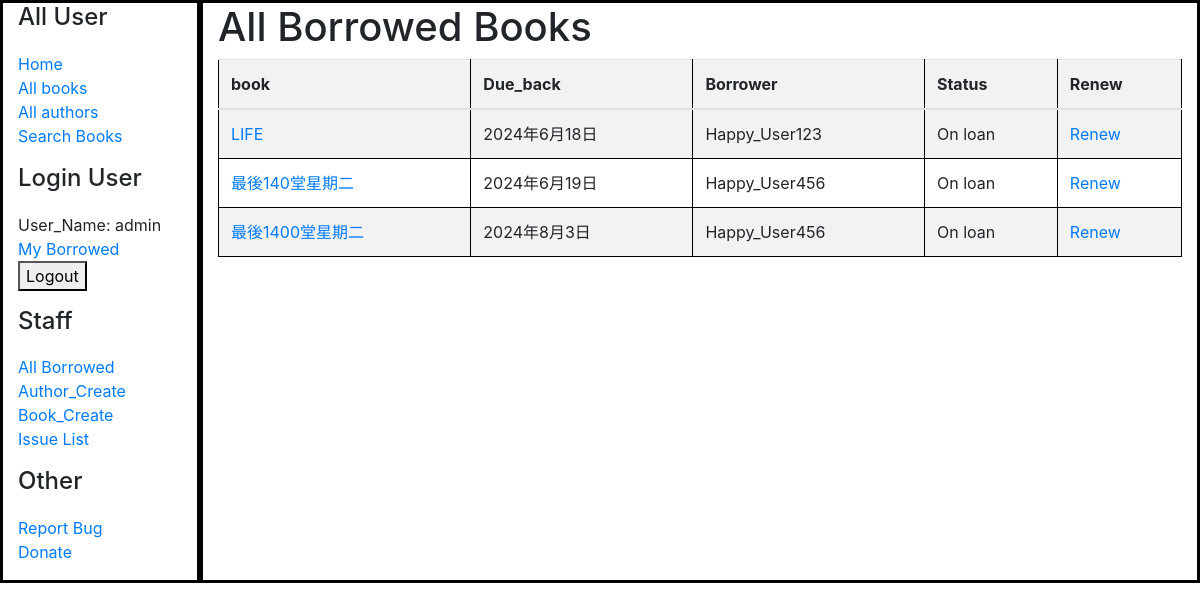
Page /catalog/borrow/ (signed in) on the committed database.
### catalog/models.py (models this page shows, shortened)
class BookInstance(models.Model):
    id = models.UUIDField(primary_key=True, default=uuid.uuid4, help_text='Unique ID for this particular book across whole library')
    book = models.ForeignKey('Book', on_delete=models.SET_NULL, null=True)
    imprint = models.CharField(max_length=200)
    due_back = models.DateField(null=True, blank=True)
    borrower = models.ForeignKey(User, on_delete=models.SET_NULL, null=True, blank=True)
    LOAN_STATUS = (
        ('m', 'Maintenance'),
        ('o', 'On loan'),
        ('a', 'Available'),
        ('r', 'Reserved'),
    )
    status = models.CharField(
        max_length=1,
        choices=LOAN_STATUS,
        blank=True,
        default='m',
        help_text='Book availability',
    )
    class Meta:
        ordering = ['due_back']
        permissions = (("can_mark_returned", "Set book as returned"),)

class Book(models.Model):
    title = models.CharField(max_length=200)
    author = models.ForeignKey('Author', on_delete=models.SET_NULL, null=True)
    summary = models.TextField(max_length=1000, help_text='Enter a brief description of the book')
    isbn = models.CharField('ISBN', max_length=13, help_text='13 Character <a href="https://www.isbn-international.org/content/what-isbn">ISBN number</a>')
    genre = models.ManyToManyField(Genre, help_text='Select a genre for this book')
    language=models.ForeignKey('Language', on_delete=models.SET_NULL, null=True)
    def __str__(self):
        return self.title
    def display_genre(self):
        """Create a string for the Genre. This is required to display genre in Admin."""
        return ', '.join(genre.name for genre in self.genre.all()[:3])
    display_genre.short_description = 'Genre'

### catalog/views.py (the view)
# urls.py: path('borrow/', views.BorrowListView.as_view(), name='all_borrowed'),
class BorrowListView(PermissionRequiredMixin,LoginRequiredMixin,generic.ListView):
    model = BookInstance
    template_name ='all_book_borrowed.html'
    permission_required = 'catalog.can_mark_returned'

### catalog/templates/all_book_borrowed.html
{% extends "base_generic.html" %}
{% block content %}
<h1>All Borrowed Books</h1>
<table class="table table-striped">
<thead>
    <tr>
        <th>book</th>
        <th>Due_back</th>
        <th>Borrower</th>
        <th>Status</th>
        <th>Renew</th>
    </tr>
</thead>
<tbody>
{% for obj in bookinstance_list %}
{% if obj.status == 'o' %}
<tr>
    <td><a href="{% url 'book-detail' obj.book.id %}">{{obj.book}}</a></td>
    <td>{{obj.due_back}}</td>
    <td>{{obj.borrower}}</td>
    <td>{{obj.get_status_display}}</td>
    <td><a href="{% url 'renew-book-librarian' obj.id %}">Renew</a></td>
</tr>
{% endif %}
{% endfor %}
</tbody>
</table>
{% endblock %}

### catalog/templates/base_generic.html (shortened to what this page needs)
<!DOCTYPE html>
<html lang="en">
  <head>
    <link
      rel="stylesheet"
      href="https://stackpath.bootstrapcdn.com/bootstrap/4.1.3/css/bootstrap.min.css"
 />
    {% load static %}
    <link rel="stylesheet" href="{% static 'css/styles.css' %}" />
  </head>
  <body>
    <div class="container-fluid">
      <div class="row">
        <div class="col-sm-2"  style="border:3px black solid;">
          {% block sidebar %}
          <h4>All User</h4>
          <ul class="sidebar-nav">
            <li><a href="{% url 'index' %}">Home</a></li>
            <li><a href="{% url 'books' %}">All books</a></li>
            <li><a href="{% url 'authors' %}">All authors</a></li>
            <li><a href="{% url 'search_books' %}">Search Books</a></li>
            {% if user.is_authenticated %}
          </ul>
            <h4>Login User</h4>
            <ul class="sidebar-nav">
     <li>User_Name: {{ user.get_username }}</li>
     <li><a href="{% url 'my-borrowed' %}">My Borrowed</a></li>
     <li><form method="post" action="{% url 'logout' %}?next={{ request.path }}">
      <button type="submit">Logout</button>
        </form></li>
        {% else %}
          <li><a href="{% url 'login' %}?next={{ request.path }}">Login</a></li>
        {% endif %}
        </ul>
        <h4>Staff</h4>
        <ul class="sidebar-nav">
        <li><a href="{% url 'all_borrowed' %}">All Borrowed</a></li>
        <li><a href="{% url 'author_create' %}">Author_Create</a></li>
        <li><a href="{% url 'book_create' %}">Book_Create</a></li>
        <li><a href="{% url 'Issue_list' %}">Issue List</a></li>
          </ul>
          <h4>Other</h4>
          <ul class="sidebar-nav">
            <li><a href="{% url 'report_bug' %}">Report Bug</a></li>
            <li><a href="{% url 'donate' %}">Donate</a></li>
              </ul>
          {% endblock %}
        </div>
        <div class="col-sm-10 "style="border:3px black solid;">  {% block content %}{% endblock %}
          </div>
      </div>
    </div>
  </body>
</html>

### catalog/static/css/styles.css (style rules this page uses)
.sidebar-nav { margin-top: 20px; padding: 0; list-style: none; }
table { width: 100%; border-collapse: collapse; }
th, td { border: 1px solid black; padding: 8px; text-align: left; }
th { background-color: #f2f2f2; }

### rows in the picture
BookInstance: book "LIFE", due_back "2024年6月18日", borrower "Happy_User123", status "On loan"
BookInstance: book "最後140堂星期二", due_back "2024年6月19日", borrower "Happy_User456", status "On loan"
BookInstance: book "最後1400堂星期二", due_back "2024年8月3日", borrower "Happy_User456", status "On loan"

### other values in the picture
{{ user.get_username }} "admin"
